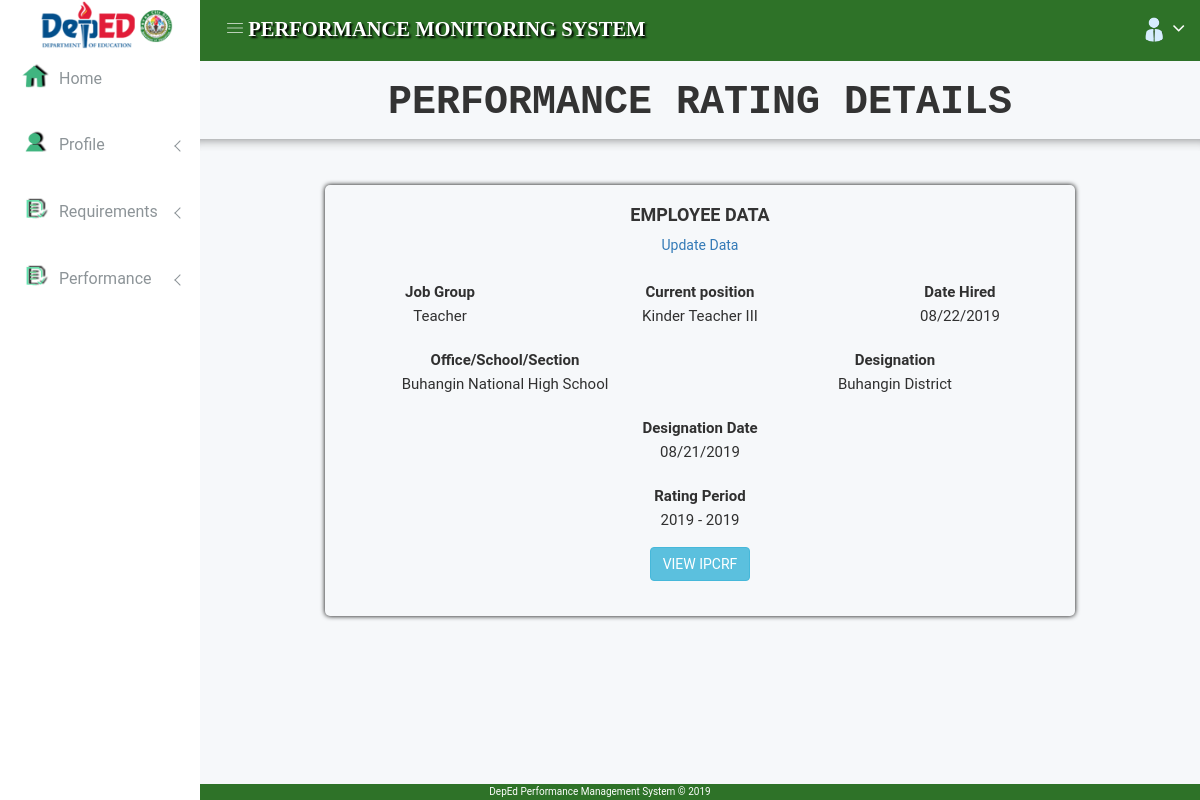
The app's page /emp_details.php (signed in) with its own data.
### tables this page shows
CREATE TABLE `users_rp_details` (
  `u_rp_id` int(11) NOT NULL,
  `t_id` int(11) NOT NULL,
  `u_rp_office` varchar(50) DEFAULT NULL,
  `u_rp_relation` varchar(20) DEFAULT NULL,
  `u_rp_position` varchar(50) DEFAULT NULL,
  `u_rp_datehired` text DEFAULT NULL,
  `u_rp_designation` varchar(20) DEFAULT NULL,
  `u_rp_designation_date` text DEFAULT NULL,
  `urp_date_start` text DEFAULT NULL,
  `urp_date_end` text DEFAULT NULL,
  `u_rp_dateper` varchar(20) DEFAULT NULL
);

### conn/session.php (called while the page is built, shortened)
<?php
    include_once('connection.php');
    if(!empty($_SESSION["u_id"])){
	   	$u_id = $_SESSION['u_id'];
	    $ses_query = mysqli_query($connection, "SELECT * FROM users WHERE t_id = '$u_id' ");
	    $row = mysqli_fetch_assoc($ses_query);
    }else{
	    header("location:../private/login.php");
	}
?>

### src/emp_details.php (the view, shortened to what this page needs)
<?php
    require_once("../conn/connection.php");
    include_once("../conn/session.php");
?>
<!doctype html>
<html class="no-js" lang="en">
<head>
    <link rel="stylesheet" href="../css/bootstrap.min.css">
    <link rel="stylesheet" href="../css/font-awesome.min.css">
    <link rel="stylesheet" href="../css/owl.carousel.css">
    <link rel="stylesheet" href="../css/owl.theme.css">
    <link rel="stylesheet" href="../css/owl.transitions.css">
    <link rel="stylesheet" href="../css/animate.css">
    <link rel="stylesheet" href="../css/normalize.css">
    <link rel="stylesheet" href="../css/meanmenu.min.css">
    <link rel="stylesheet" href="../css/main.css">
    <link rel="stylesheet" href="../css/educate-custon-icon.css">
    <link rel="stylesheet" href="../css/morrisjs/morris.css">
    <link rel="stylesheet" href="../css/scrollbar/jquery.mCustomScrollbar.min.css">
    <link rel="stylesheet" href="../css/metisMenu/metisMenu.min.css">
    <link rel="stylesheet" href="../css/metisMenu/metisMenu-vertical.css">
    <link rel="stylesheet" href="../style.css">
    <link rel="stylesheet" href="../css/responsive.css">
    <link rel="stylesheet" href="../css/calendar/fullcalendar.min.css">
    <link rel="stylesheet" href="../css/calendar/fullcalendar.print.min.css">
</head>
<body>
    <?php
        $id = $row["t_id"];
        $rp_d_query = mysqli_query($connection, "SELECT * FROM users_rp_details WHERE t_id = '$id'");
        $rp_count = mysqli_num_rows($rp_d_query);
        $rp_row = mysqli_fetch_assoc($rp_d_query);
    ?>
 <?php require("menu/menu_main.php");?>
    <div class="all-content-wrapper">
        <div class="header-advance-area">
            <div class="header-top-area">
                <div class="container-fluid">
                    <div class="row">
                        <div class="col-lg-12 col-md-12 col-sm-12 col-xs-12">
                            <div class="header-top-wraper">
                                <div class="row">
                                    <div class="col-lg-1 col-md-0 col-sm-1 col-xs-12">
                                        <div class="menu-switcher-pro">
                                            <button type="button" id="sidebarCollapse" class="btn bar-button-pro header-drl-controller-btn btn-info navbar-btn">
                                                    <i class="educate-icon educate-nav"></i>
                                                </button>
                                        </div>
                                    </div>
                                    <div class="col-lg-0 col-md-0 col-sm-6 col-xs-12">
                                        <div class="header-top-menu tabl-d-n">
                                            <h1 class="title">PERFORMANCE MONITORING SYSTEM</h1>
                                        </div>
                                    </div>
                                    <div class="col-lg-5 col-md-5 col-sm-12 col-xs-12">
                                        <div class="header-right-info">
                                            <ul class="nav navbar-nav mai-top-nav header-right-menu">
                                                <li class="nav-item">
                                                    <a href="#" data-toggle="dropdown" role="button" aria-expanded="false" class="nav-link dropdown-toggle">
                                                            <img src="../img/icon/admin_icon.png" alt="" />
                                                            <i class="fa fa-angle-down edu-icon edu-down-arrow"></i>
                                                        </a>
                                                </li>
                                            </ul>
                                        </div>
                                    </div>
                                </div>
                            </div>
                        </div>
                    </div>
                </div>
            </div>
        <?php require("menu/menu_mb.php"); ?>
        </div>
                <br>
                    <center>
                        <h1 style="font-family: courier new; font-size: 40px; ">PERFORMANCE RATING DETAILS</h1>
                        <hr class="style-four">
                        <br>
                    </center>
                                    <div class="canvas-detail" align="center">
                                        <br>
                                            <h4>EMPLOYEE DATA</h4>
                                            <a href="emp_data.php" class="update_ahref">Update Data</a>
                                            <div class="profile-details-hr">
                                                <div class="row">
                                                    <div class="col-lg-4 col-md-12 col-sm-12 col-xs-6">
                                                        <div class="address-hr tb-sm-res-d-n dps-tb-ntn">
                                                            <p><b>Job Group</b><br/> <?php if($rp_count != 0){ if($rp_row["u_rp_relation"] == ""){echo "---";}else{echo $rp_row["u_rp_relation"];} }else{echo "---";} ?></p>
                                                        </div>
                                                    </div>
                                                    <div class="col-lg-4 col-md-12 col-sm-12 col-xs-6">
                                                        <div class="address-hr tb-sm-res-d-n dps-tb-ntn">
                                                            <p><b>Current position</b><br/> <?php if($rp_count != 0){ if($rp_row["u_rp_position"] == ""){echo "---";}else{echo $rp_row["u_rp_position"];} }else{echo "---";} ?></p>
                                                        </div>
                                                    </div>
                                                        <div class="col-lg-4 col-md-12 col-sm-12 col-xs-6">
                                                        <div class="address-hr tb-sm-res-d-n dps-tb-ntn">
                                                            <p><b>Date Hired</b><br/>  <?php if($rp_count != 0){ if($rp_row["u_rp_datehired"] == ""){echo "---";}else{echo $rp_row["u_rp_datehired"];} }else{echo "---";} ?> </p>
                                                        </div>
                                                    </div>
                                                </div>
                                                <div class="row">
                                                    <div class="col-lg-6 col-md-12 col-sm-12 col-xs-6">
                                                        <div class="address-hr tb-sm-res-d-n dps-tb-ntn">
                                                            <p><b>Office/School/Section</b><br/> <?php if($rp_count != 0){ if($rp_row["u_rp_office"] == ""){echo "---";}else{echo $rp_row["u_rp_office"];} }else{echo "---";} ?></p>
                                                        </div>
                                                    </div>
                                                    <div class="col-lg-6 col-md-12 col-sm-12 col-xs-6">
                                                        <div class="address-hr tb-sm-res-d-n dps-tb-ntn">
                                                            <p><b>Designation</b><br/>  <?php if($rp_count != 0){ if($rp_row["u_rp_designation"] == ""){echo "---";}else{echo $rp_row["u_rp_designation"];} }else{echo "---";} ?> </p>
                                                        </div>
                                                    </div>
                                                </div>
                                                <div class="row">
                                                    <div class="col-lg-12 col-md-12 col-sm-12 col-xs-6">
                                                        <div class="address-hr tb-sm-res-d-n dps-tb-ntn">
                                                            <p><b>Designation Date</b><br/>  <?php if($rp_count != 0){ if($rp_row["u_rp_designation_date"] == ""){echo "---";}else{echo $rp_row["u_rp_designation_date"];} }else{echo "---";} ?> </p>
                                                        </div>
                                                    </div>
                                                    <div class="col-lg-12">
                                                        <div class="address-hr">
                                                            <p><b>Rating Period</b><br/>
                                                                <?php
                                                                if($rp_count != 0){
                                                                    if($rp_row["u_rp_relation"] == "Non Teaching")
                                                                    {
                                                                        $tricks = $rp_row["u_rp_dateper"];
                                                                        $tricks = intval($tricks);
                                                                        if($tricks == 0){
                                                                            echo "CY" . " undefined";
                                                                        }else{
                                                                            echo "CY" . " " . $tricks;
                                                                        }
                                                                    }
                                                                    else{
                                                                        echo $rp_row["u_rp_dateper"];
                                                                    }
                                                                }else{
                                                                    echo "---";
                                                                }
                                                                ?></p>
                                                        </div>
                                                    </div>
                                                </div>
                                            </div>
                                        <div class="form-group">
                                            <?php
                                                $rel =  $rp_row["u_rp_relation"];
                                                if($rel == "Teacher"){
                                                    echo "<a href='ipcrf_teach.php' class='btn btn-info' target='_blank'>VIEW IPCRF</a>";
                                                }else if($rel == "Teacher Related"){
                                                    echo "<a href='ipcrf_teach.php' class='btn btn-info' target='_blank'>VIEW IPCRF</a>";
                                                }else if($rel == "Non Teaching"){
                                                    echo "<a href='ipcrf_non.php' class='btn btn-info' target='_blank'>VIEW IPCRF</a>";
                                                }else{
                                                    echo "<a href='#' class='btn btn-info'>VIEW IPCRF</a>";
                                                }
                                            ?>
                                        </div>
                                        <br>
                                    </div>
        <div class="footer-copyright-area">
            <div class="container-fluid">
                <div class="row">
                    <div class="col-lg-12">
                        <div class="footer-copy-right">
                            <p>DepEd Performance Management System © 2019</p>
                        </div>
                    </div>
                </div>
            </div>
        </div>
    </div>
</body>
</html>

### css/main.css (style rules this page uses)
html { color: #222; font-size: 1em; line-height: 1.4; }
hr { display: block; height: 1px; border: 0; border-top: 1px solid #ccc; margin: 1em 0; padding: 0; }
audio, canvas, iframe, img, svg, video { vertical-align: middle; }

### src/emp_details.php (style rules this page uses)
.title { font-size: 20.5px; color: white; font-family: Engravers MT; text-shadow: 2px 2px 2px black; margin-top:18px; margin-left: -50px; }
hr.style-four { height: 12px; border: 0; box-shadow: inset 0 12px 12px -12px rgba(0, 0, 0, 0.5); }
.canvas-detail { width: 75%; position: relative; left: 50%; margin-left: -37.5%; border-radius: 5px; box-shadow: 0 0 5px black; }

### records on screen
users_rp_details: u_rp_relation "Teacher", u_rp_position "Kinder Teacher III", u_rp_datehired "08/22/2019", u_rp_office "Buhangin National High School", u_rp_designation "Buhangin District", u_rp_designation_date "08/21/2019", u_rp_dateper "2019 - 2019"
